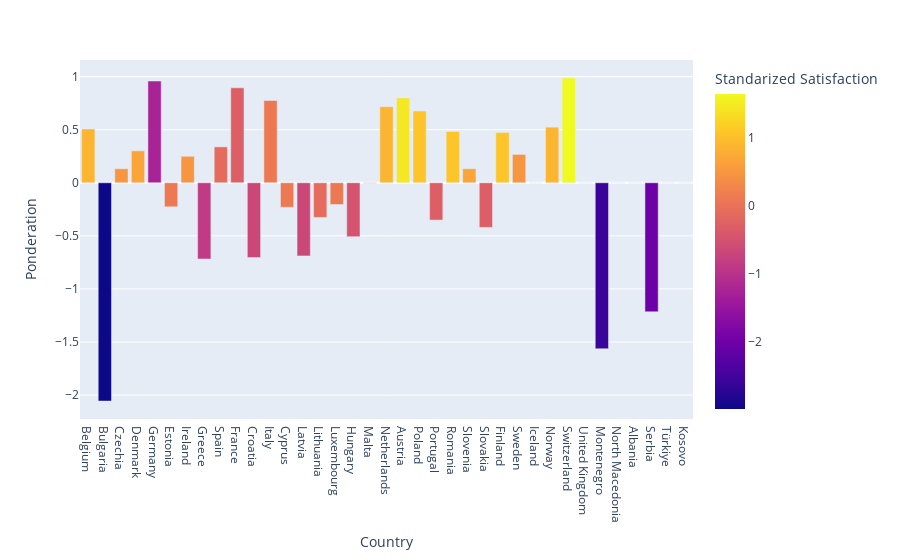

Here is the notebook cell this chart was saved with:
### Markdown cell above
## Ponderation value of `eurostat_data`

This plot shows the `Ponderation` value of the `eurostat_data` dataset where the best ponderation values are represented with a heat colormap.

### Code cell
# Visualization of the ponderations
px.bar(
    data_frame=eurostat_data,
    x="Country",
    y="Ponderation",
    color="Standarized Satisfaction",
)

### Figure 1 — Plotly figure (JSON) as saved in the notebook; plotly's stock layout.template omitted (floating-point values rounded to 4 significant figures)
{"data": [{"alignmentgroup": "True", "hovertemplate": "Country=%{x}<br>Ponderation=%{y}<br>Standarized Satisfaction=%{marker.color}<extra></extra>", "legendgroup": "", "marker": {"color": [0.873, -2.993, 0.486, 0.68, -1.253, 0.1, 0.486, -0.867, -0.094, -0.287, -0.673, 0.1, 0.1, -0.673, -0.094, 0.1, -0.48, 0.486, 0.873, 1.453, 1.066, -0.287, 1.066, 0.68, -0.287, 1.066, 0.486, 0, 0.873, 1.646, 0, -2.606, 0, 0, -2.026, 0, 0], "coloraxis": "coloraxis", "pattern": {"shape": ""}}, "name": "", "offsetgroup": "", "orientation": "v", "showlegend": false, "textposition": "auto", "type": "bar", "x": ["Belgium", "Bulgaria", "Czechia", "Denmark", "Germany", "Estonia", "Ireland", "Greece", "Spain", "France", "Croatia", "Italy", "Cyprus", "Latvia", "Lithuania", "Luxembourg", "Hungary", "Malta", "Netherlands", "Austria", "Poland", "Portugal", "Romania", "Slovenia", "Slovakia", "Finland", "Sweden", "Iceland", "Norway", "Switzerland", "United Kingdom", "Montenegro", "North Macedonia", "Albania", "Serbia", "Türkiye", "Kosovo"], "xaxis": "x", "y": [0.5066, -2.056, 0.1324, 0.3008, 0.9586, -0.2264, 0.2496, -0.7178, 0.3384, 0.8946, -0.7038, 0.7752, -0.2308, -0.689, -0.3264, -0.2048, -0.508, -0.0044, 0.717, 0.7994, 0.6764, -0.3514, 0.4836, 0.1324, -0.4202, 0.4736, 0.2672, 0, 0.5238, 0.9876, 0, -1.564, 0, 0, -1.216, 0, 0], "yaxis": "y"}], "layout": {"barmode": "relative", "coloraxis": {"colorbar": {"title": {"text": "Standarized Satisfaction"}}, "colorscale": [[0, "#0d0887"], [0.1111, "#46039f"], [0.2222, "#7201a8"], [0.3333, "#9c179e"], [0.4444, "#bd3786"], [0.5556, "#d8576b"], [0.6667, "#ed7953"], [0.7778, "#fb9f3a"], [0.8889, "#fdca26"], [1, "#f0f921"]]}, "legend": {"tracegroupgap": 0}, "margin": {"t": 60}, "xaxis": {"anchor": "y", "domain": [0, 1], "title": {"text": "Country"}}, "yaxis": {"anchor": "x", "domain": [0, 1], "title": {"text": "Ponderation"}}}}
